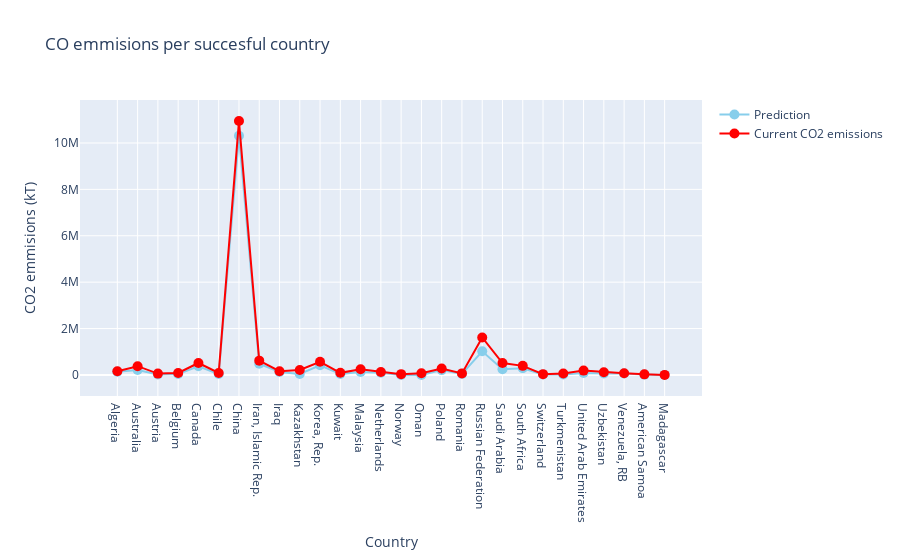

The code cell stored with this chart in its notebook:
### Code cell
x = df_filtrado.index
y = df_filtrado['CO2 Emissions predicted']
y2= df_filtrado['CO2 emissions (kt)']
names = 'Reduction '+df_filtrado['delta CO2 Emissions'] +'kt'


fig = go.Figure()

fig.add_trace(go.Scatter(
    x=x, y=y,
    mode='lines+markers',
    marker=dict(size=10, color='skyblue'),
    text=names,
    hoverinfo='text',
    name='Prediction'
))

fig.add_trace(go.Scatter(
    x=x, y=y2,
    mode='lines+markers',
    marker=dict(size=10, color='red'),
    hoverinfo='text',
    name='Current CO2 emissions'
))



fig.update_layout(
    title='CO emmisions per succesful country',
    xaxis=dict(
        title='',
        showticklabels=True  
    ),
    xaxis_title='Country',
    yaxis_title='CO2 emmisions (kT)',
)

fig.write_html("Succesful countries CO2 emissions comparison(energy renewale).html")
#fig.write_image('d.png', width=800, height=600)
fig.show()

### Figure 1 — Plotly figure (JSON) as saved in the notebook; plotly's stock layout.template omitted (floating-point values rounded to 4 significant figures)
{"data": [{"hoverinfo": "text", "marker": {"color": "skyblue", "size": 10}, "mode": "lines+markers", "name": "Prediction", "text": ["Reduction 2.4e+04kt", "Reduction 1.6e+05kt", "Reduction 3.9e+04kt", "Reduction 4.6e+04kt", "Reduction 1.4e+05kt", "Reduction 4.4e+04kt", "Reduction 6.3e+05kt", "Reduction 1.3e+05kt", "Reduction 3.4e+04kt", "Reduction 1.7e+05kt", "Reduction 1.5e+05kt", "Reduction 5.3e+04kt", "Reduction 1.1e+05kt", "Reduction 3.6e+04kt", "Reduction 3.4e+04kt", "Reduction 6.9e+04kt", "Reduction 7.0e+04kt", "Reduction 2.1e+04kt", "Reduction 5.9e+05kt", "Reduction 2.6e+05kt", "Reduction 1.0e+05kt", "Reduction 1.4e+04kt", "Reduction 3.8e+04kt", "Reduction 9.9e+04kt", "Reduction 5.1e+04kt", "Reduction 8.7e+03kt", "Reduction 9.8e+03kt", "Reduction 1.9e+03kt"], "type": "scatter", "x": ["Algeria", "Australia", "Austria", "Belgium", "Canada", "Chile", "China", "Iran, Islamic Rep.", "Iraq", "Kazakhstan", "Korea, Rep.", "Kuwait", "Malaysia", "Netherlands", "Norway", "Oman", "Poland", "Romania", "Russian Federation", "Saudi Arabia", "South Africa", "Switzerland", "Turkmenistan", "United Arab Emirates", "Uzbekistan", "Venezuela, RB", "American Samoa", "Madagascar"], "y": [137600.0, 217100.0, 19620.0, 38460.0, 376900.0, 40330.0, 10310000.0, 483500.0, 129300.0, 40210.0, 419700.0, 39190.0, 131700.0, 94220.0, 2068.0, 1336.0, 208900.0, 47150.0, 1020000.0, 250500.0, 285900.0, 20200.0, 25210.0, 88360.0, 64430.0, 63760.0, 16470.0, 794.9]}, {"hoverinfo": "text", "marker": {"color": "red", "size": 10}, "mode": "lines+markers", "name": "Current CO2 emissions", "type": "scatter", "x": ["Algeria", "Australia", "Austria", "Belgium", "Canada", "Chile", "China", "Iran, Islamic Rep.", "Iraq", "Kazakhstan", "Korea, Rep.", "Kuwait", "Malaysia", "Netherlands", "Norway", "Oman", "Poland", "Romania", "Russian Federation", "Saudi Arabia", "South Africa", "Switzerland", "Turkmenistan", "United Arab Emirates", "Uzbekistan", "Venezuela, RB", "American Samoa", "Madagascar"], "y": [161563, 379000.0, 59140.0, 85360.0, 516900.0, 84830.0, 10940000.0, 616600.0, 163500.0, 211900.0, 569700.0, 92310.0, 245100.0, 130300.0, 36180.0, 71040.0, 279200.0, 68664, 1618271, 513600.0, 393200.0, 34920.0, 63655, 188100.0, 115600.0, 72509, 26320.0, 2745.0]}], "layout": {"title": {"text": "CO emmisions per succesful country"}, "xaxis": {"showticklabels": true, "title": {"text": "Country"}}, "yaxis": {"title": {"text": "CO2 emmisions (kT)"}}}}
